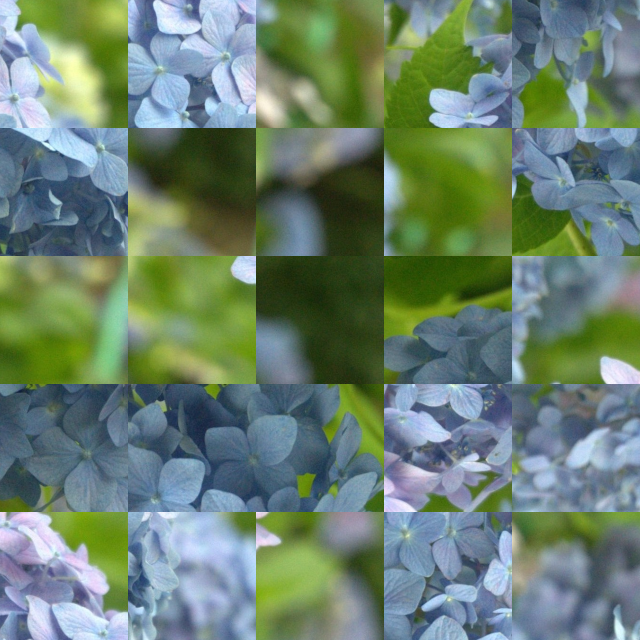
#> input picture getimg.png, 1280 x 1280 px (shown at 1/2 size); its folder holds only this picture in this run
$ python -i repair.py   (imports and definitions only)
#> lines starting #> are read from the running program, lines starting #| are printed output that depends on the picture
import tkinter as tk
from PIL import Image, ImageTk
import copy
import pyperclip

scale = 0.5

"""
[a, b]はその座標でa,bに行かなければならない
"""

canvas = None
clicked_pos = (-1, -1)

result = []
img_t = []

# [17 lines left out: function ImgSplit, not called in this run]


class Application(tk.Frame):
    # [228 lines left out: functions __init__, left_click, right_click, show_canvas, show_result, move_right and 4 more, not called in this run]
def read_data(data):
    global result
    split_data = data.split('\n')

    YS, XS = split_data[0].split(' ')
    XS, YS = int(XS), int(YS)
    POS = []
    ROTATE = []

    i = 1
    while i != int(YS) + 1:
        POS.append([])
        e = split_data[i].replace(', ', ',').replace('[', '').replace(']', '')
        e2 = e.split(' ')
        for e3 in e2:
            e3 = e3.split(',')
            POS[i-1].append(((int)(e3[1]), (int)(e3[0])))
        i += 1

    while i != int(YS) * 2 + 1:
        ROTATE.append([])
        e = split_data[i].split(' ')
        e = list(map(lambda x: int(x), e))
        for e2 in e:
            ROTATE[i-int(YS)-1].append(e2)
        i += 1

    result = [[None] * XS for i in range(YS)]
    for y in range(YS):
        for x in range(XS):
            if POS[y][x] == (-1, -1):
                continue
            c = {"pos": None, "rotate": None}
            c["pos"] = POS[y][x] # posにはその画像がもともとどこにいたか
            c["rotate"] = ROTATE[y][x]
            print(x, y, XS, YS)
            result[y][x] = c

    tmp = [[None] * XS for i in range(YS)]
    for y in range(YS):
        for x in range(XS):
            if POS[y][x] == (-1, -1):
                continue
            xt, yt = POS[y][x]
            tmp[yt][xt] = 0
    tmp2 = []
    for y in range(YS):
        for x in range(XS):
            if tmp[y][x] == None:
                tmp2.append((x, y)) # POSが-1だったところ
                # result[y][x] = c
                # tmp2.append(c)
    i = 0
    print("result", result)
    for y in range(YS):
        for x in range(XS):
            if POS[y][x] == (-1, -1):
                c = {"pos": tmp2[i], "rotate": None}
                c["rotate"] = ROTATE[y][x]
                result[y][x] = c
                i = i + 1
                # tmp2[i]["rotate"] = ROTATE[y][x]
                # result[y][x] = tmp2[i]
    print("result", result)

    return XS, YS

# [5 lines not run here, left out]

>>> import cv2
>>> picture = cv2.imread('getimg.png', cv2.IMREAD_GRAYSCALE)
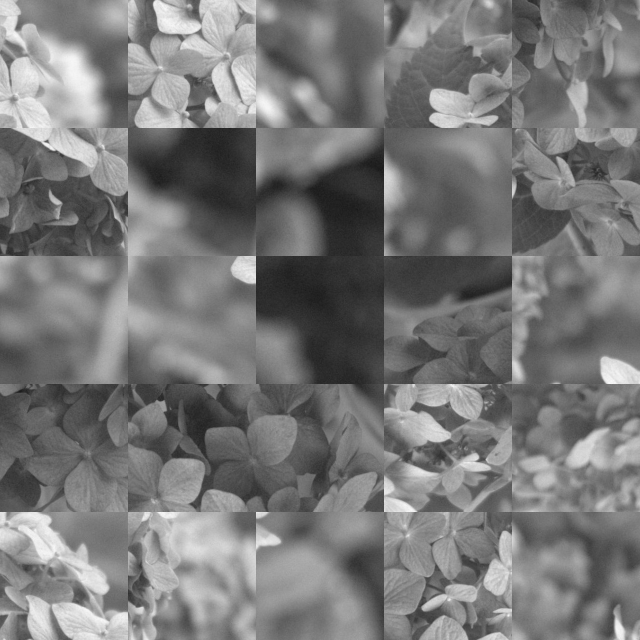
#> picture: shape (1280, 1280) (shown at 1/2 size); min 21, max 251, mean 120.3
#> (the run stopped early here; a loop or call above may not have finished)

$ run again, on mountain10-4.png
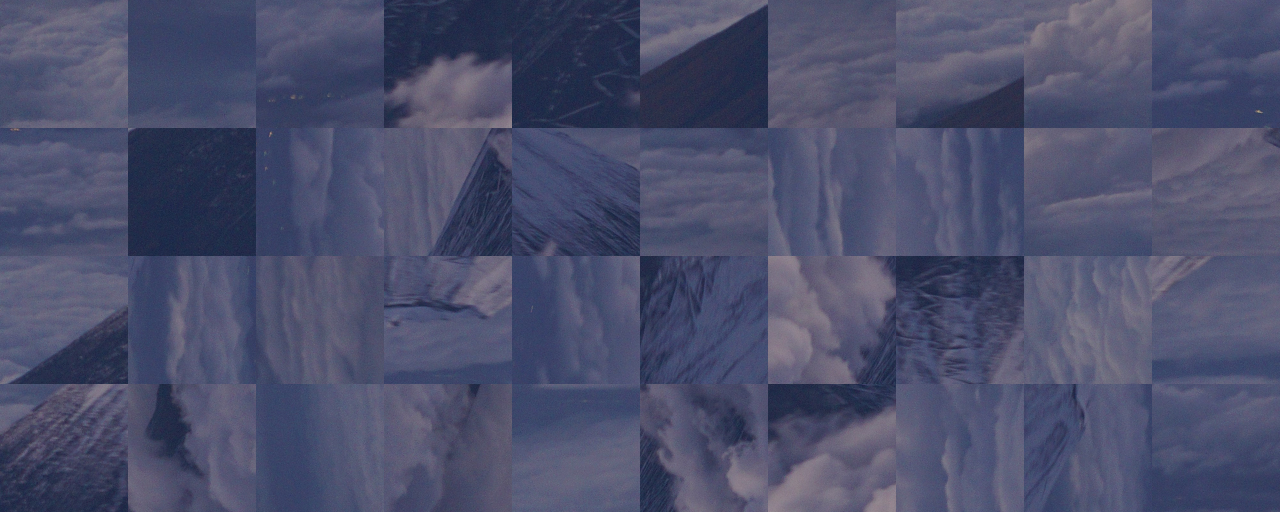
#> input picture mountain10-4.png, 1280 x 512 px
#> `picture = cv2.imread('getimg.png', cv2.IMREAD_GRAYSCALE)`:
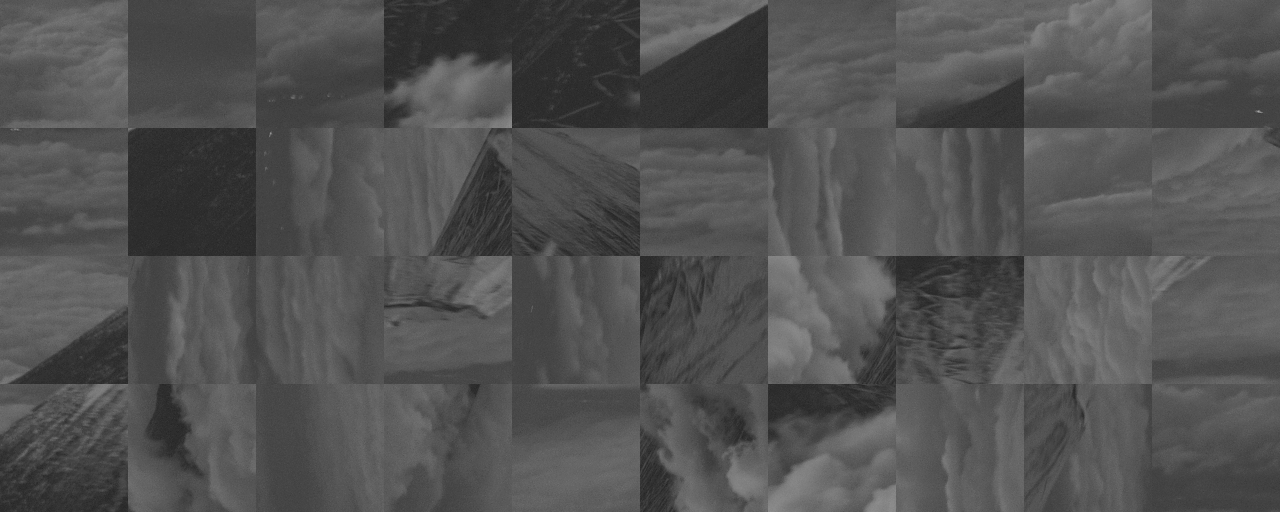
#> picture: shape (512, 1280); min 34, max 167, mean 82.3
